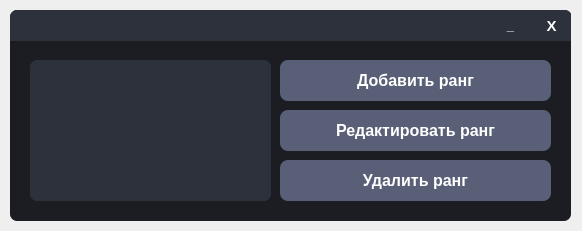
<?xml version="1.0" encoding="UTF-8"?>
<ui version="4.0">
 <class>Form</class>
 <widget class="QWidget" name="Form">
  <property name="geometry">
   <rect>
    <x>0</x>
    <y>0</y>
    <width>582</width>
    <height>231</height>
   </rect>
  </property>
  <property name="windowTitle">
   <string>Form</string>
  </property>
  <widget class="QFrame" name="Window">
   <property name="geometry">
    <rect>
     <x>10</x>
     <y>10</y>
     <width>561</width>
     <height>211</height>
    </rect>
   </property>
   <property name="styleSheet">
    <string notr="true">QFrame{
	border-radius: 7px;
	background-color: #1B1D23;
}

QScrollBar:vertical{
	border: none;
    background: #595F76;
    width: 15px;
    margin: 15px 0 15px 0;
	border-radius: 0px;
 }

QScrollBar::handle:vertical{	
	background-color: #494E61;
	min-height: 30px;
}
QScrollBar::handle:vertical:hover{	
	background-color: #D5006A;
}
QScrollBar::handle:vertical:pressed{	
	background-color: #B9005C;
}

QScrollBar::sub-line:vertical{
	border: none;
	background-color: #3A3F50;
	height: 15px;
	border-top-left-radius: 7px;
	border-top-right-radius: 7px;
	subcontrol-position: top;
	subcontrol-origin: margin;
}
QScrollBar::sub-line:vertical:hover{	
	background-color: #D5006A;
}
QScrollBar::sub-line:vertical:pressed{	
	background-color: #B9005C;
}

QScrollBar::add-line:vertical{
	border: none;
	background-color: #3A3F50;
	height: 15px;
	border-bottom-left-radius: 7px;
	border-bottom-right-radius: 7px;
	subcontrol-position: bottom;
	subcontrol-origin: margin;
}
QScrollBar::add-line:vertical:hover{	
	background-color: #D5006A;
}
QScrollBar::add-line:vertical:pressed{	
	background-color: #B9005C;
}

QScrollBar::up-arrow:vertical, QScrollBar::down-arrow:vertical{
	background: none;
}
QScrollBar::add-page:vertical, QScrollBar::sub-page:vertical{
	background: none;
}

QScrollBar:horizontal{
	border: none;
    background: #595F76;
	height: 15px;
	margin: 0px 15 0px 15;
	border-radius: opx;
 }

QScrollBar::handle:horizontal{	
	background-color: #494E61;
	min-width: 30px;
}
QScrollBar::handle:horizontal:hover{	
	background-color: #D5006A;
}
QScrollBar::handle:horizontal:pressed{	
	background-color: #B9005C;
}

QScrollBar::sub-line:horizontal{
	border: none;
	background-color: #3A3F50;
	width: 15px;
	border-top-left-radius: 7px;
	border-bottom-left-radius: 7px;
	subcontrol-position: left;
	subcontrol-origin: margin;
}
QScrollBar::sub-line:horizontal:hover{	
	background-color:#D5006A;
}
QScrollBar::sub-line:horizontal:pressed{	
	background-color: #B9005C;
}

QScrollBar::add-line:horizontal{
	border: none;
	background-color: #3A3F50;
	width: 15px;
	border-top-right-radius: 7px;
	border-bottom-right-radius: 7px;
	subcontrol-position: right;
	subcontrol-origin: margin;
}
QScrollBar::add-line:horizontal:hover{	
	background-color: #D5006A;
}
QScrollBar::add-line:horizontal:pressed{	
	background-color: #B9005C;
}

QScrollBar::up-arrow:horizontal, QScrollBar::down-arrow:horizontal{
	background: none;
}
QScrollBar::add-page:horizontal, QScrollBar::sub-page:horizontal{
	background: none;
}</string>
   </property>
   <property name="frameShape">
    <enum>QFrame::StyledPanel</enum>
   </property>
   <property name="frameShadow">
    <enum>QFrame::Raised</enum>
   </property>
   <widget class="QFrame" name="WindowFrame">
    <property name="geometry">
     <rect>
      <x>0</x>
      <y>0</y>
      <width>561</width>
      <height>31</height>
     </rect>
    </property>
    <property name="styleSheet">
     <string notr="true">QFrame{
	border-bottom-left-radius: 0px;
	border-bottom-right-radius: 0px;
	background-color: #2C313C;
}</string>
    </property>
    <property name="frameShape">
     <enum>QFrame::StyledPanel</enum>
    </property>
    <property name="frameShadow">
     <enum>QFrame::Raised</enum>
    </property>
    <widget class="QPushButton" name="CloseWindowButton">
     <property name="geometry">
      <rect>
       <x>521</x>
       <y>0</y>
       <width>41</width>
       <height>31</height>
      </rect>
     </property>
     <property name="font">
      <font>
       <pointsize>11</pointsize>
       <weight>75</weight>
       <bold>true</bold>
      </font>
     </property>
     <property name="cursor">
      <cursorShape>PointingHandCursor</cursorShape>
     </property>
     <property name="styleSheet">
      <string notr="true">QPushButton{
	color: white;
	border: none;
	border-top-right-radius: 7px;
	background-color: #2C313C;
}

QPushButton:hover{
	background-color: #45494D;
}

QPushButton:pressed{
	color: #EA2F4E;
}</string>
     </property>
     <property name="text">
      <string>X</string>
     </property>
    </widget>
    <widget class="QPushButton" name="MinimizeWindowButton">
     <property name="geometry">
      <rect>
       <x>480</x>
       <y>0</y>
       <width>41</width>
       <height>31</height>
      </rect>
     </property>
     <property name="font">
      <font>
       <pointsize>10</pointsize>
       <weight>75</weight>
       <bold>true</bold>
      </font>
     </property>
     <property name="cursor">
      <cursorShape>PointingHandCursor</cursorShape>
     </property>
     <property name="styleSheet">
      <string notr="true">QPushButton{
	color: white;
	border: none;
	border-top-right-radius: 7px;
	background-color: #2C313C;
}

QPushButton:hover{
	background-color: #45494D;
}

QPushButton:pressed{
	color: #EA2F4E;
}</string>
     </property>
     <property name="text">
      <string>_</string>
     </property>
     <property name="default">
      <bool>false</bool>
     </property>
    </widget>
   </widget>
   <widget class="QListWidget" name="RankListWidget">
    <property name="geometry">
     <rect>
      <x>20</x>
      <y>50</y>
      <width>241</width>
      <height>141</height>
     </rect>
    </property>
    <property name="font">
     <font>
      <pointsize>9</pointsize>
      <weight>75</weight>
      <bold>true</bold>
     </font>
    </property>
    <property name="tabletTracking">
     <bool>false</bool>
    </property>
    <property name="autoFillBackground">
     <bool>false</bool>
    </property>
    <property name="styleSheet">
     <string notr="true">QListWidget{
	color: white;
	border-radius: 7px;
	background-color: #2C313C;
}
</string>
    </property>
    <property name="frameShape">
     <enum>QFrame::StyledPanel</enum>
    </property>
    <property name="frameShadow">
     <enum>QFrame::Sunken</enum>
    </property>
    <property name="lineWidth">
     <number>1</number>
    </property>
    <property name="verticalScrollBarPolicy">
     <enum>Qt::ScrollBarAsNeeded</enum>
    </property>
    <property name="horizontalScrollBarPolicy">
     <enum>Qt::ScrollBarAsNeeded</enum>
    </property>
    <property name="sizeAdjustPolicy">
     <enum>QAbstractScrollArea::AdjustIgnored</enum>
    </property>
    <property name="autoScroll">
     <bool>true</bool>
    </property>
    <property name="tabKeyNavigation">
     <bool>false</bool>
    </property>
    <property name="showDropIndicator" stdset="0">
     <bool>true</bool>
    </property>
    <property name="dragDropOverwriteMode">
     <bool>false</bool>
    </property>
    <property name="alternatingRowColors">
     <bool>false</bool>
    </property>
    <property name="verticalScrollMode">
     <enum>QAbstractItemView::ScrollPerItem</enum>
    </property>
    <property name="horizontalScrollMode">
     <enum>QAbstractItemView::ScrollPerItem</enum>
    </property>
    <property name="movement">
     <enum>QListView::Static</enum>
    </property>
    <property name="flow">
     <enum>QListView::TopToBottom</enum>
    </property>
    <property name="isWrapping" stdset="0">
     <bool>false</bool>
    </property>
    <property name="resizeMode">
     <enum>QListView::Fixed</enum>
    </property>
    <property name="layoutMode">
     <enum>QListView::SinglePass</enum>
    </property>
    <property name="viewMode">
     <enum>QListView::ListMode</enum>
    </property>
    <property name="uniformItemSizes">
     <bool>false</bool>
    </property>
    <property name="wordWrap">
     <bool>false</bool>
    </property>
    <property name="selectionRectVisible">
     <bool>false</bool>
    </property>
    <property name="sortingEnabled">
     <bool>false</bool>
    </property>
   </widget>
   <widget class="QPushButton" name="AddNewRankButton">
    <property name="geometry">
     <rect>
      <x>270</x>
      <y>50</y>
      <width>271</width>
      <height>41</height>
     </rect>
    </property>
    <property name="font">
     <font>
      <pointsize>12</pointsize>
      <weight>75</weight>
      <bold>true</bold>
     </font>
    </property>
    <property name="cursor">
     <cursorShape>PointingHandCursor</cursorShape>
    </property>
    <property name="styleSheet">
     <string notr="true">QPushButton{
	color: white;
	border-radius: 8px;
	background-color: #595F76;
}

QPushButton:hover{
	background-color: #50566E;
}

QPushButton:pressed{
	background-color: #434965;
}</string>
    </property>
    <property name="text">
     <string>Добавить ранг</string>
    </property>
   </widget>
   <widget class="QPushButton" name="EditRankButton">
    <property name="geometry">
     <rect>
      <x>270</x>
      <y>100</y>
      <width>271</width>
      <height>41</height>
     </rect>
    </property>
    <property name="font">
     <font>
      <pointsize>12</pointsize>
      <weight>75</weight>
      <bold>true</bold>
     </font>
    </property>
    <property name="cursor">
     <cursorShape>PointingHandCursor</cursorShape>
    </property>
    <property name="styleSheet">
     <string notr="true">QPushButton{
	color: white;
	border-radius: 8px;
	background-color: #595F76;
}

QPushButton:hover{
	background-color: #50566E;
}

QPushButton:pressed{
	background-color: #434965;
}</string>
    </property>
    <property name="text">
     <string>Редактировать ранг</string>
    </property>
   </widget>
   <widget class="QPushButton" name="RemoveRankButton">
    <property name="geometry">
     <rect>
      <x>270</x>
      <y>150</y>
      <width>271</width>
      <height>41</height>
     </rect>
    </property>
    <property name="font">
     <font>
      <pointsize>12</pointsize>
      <weight>75</weight>
      <bold>true</bold>
     </font>
    </property>
    <property name="cursor">
     <cursorShape>PointingHandCursor</cursorShape>
    </property>
    <property name="styleSheet">
     <string notr="true">QPushButton{
	color: white;
	border-radius: 8px;
	background-color: #595F76;
}

QPushButton:hover{
	background-color: #50566E;
}

QPushButton:pressed{
	background-color: #434965;
}</string>
    </property>
    <property name="text">
     <string>Удалить ранг</string>
    </property>
   </widget>
  </widget>
 </widget>
 <resources/>
 <connections/>
</ui>
